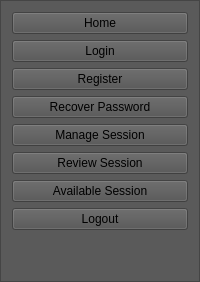
     <widget class="QFrame" name="frame_13">
      <property name="styleSheet">
       <string notr="true">background-color: rgba(81, 81, 81, 0.78);</string>
      </property>
      <property name="frameShape">
       <enum>QFrame::StyledPanel</enum>
      </property>
      <property name="frameShadow">
       <enum>QFrame::Raised</enum>
      </property>
      <layout class="QVBoxLayout" name="verticalLayout_27">
       <item>
        <layout class="QVBoxLayout" name="verticalLayout_28">
         <item>
          <widget class="QPushButton" name="menu_homeBtn">
           <property name="text">
            <string>Home</string>
           </property>
          </widget>
         </item>
         <item>
          <widget class="QPushButton" name="menu_loginBtn">
           <property name="text">
            <string>Login</string>
           </property>
          </widget>
         </item>
         <item>
          <widget class="QPushButton" name="menu_regBtn">
           <property name="text">
            <string>Register</string>
           </property>
          </widget>
         </item>
         <item>
          <widget class="QPushButton" name="menu_recPassBtn">
           <property name="text">
            <string>Recover Password</string>
           </property>
          </widget>
         </item>
         <item>
          <widget class="QPushButton" name="menu_manageSessionBtn">
           <property name="text">
            <string>Manage Session</string>
           </property>
          </widget>
         </item>
         <item>
          <widget class="QPushButton" name="menu_ReviewSessionBtn">
           <property name="text">
            <string>Review Session</string>
           </property>
          </widget>
         </item>
         <item>
          <widget class="QPushButton" name="menu_availSessionBtn">
           <property name="text">
            <string>Available Session</string>
           </property>
          </widget>
         </item>
         <item>
          <widget class="QPushButton" name="menu_logoutBtn">
           <property name="text">
            <string>Logout</string>
           </property>
          </widget>
         </item>
         <item>
          <spacer name="verticalSpacer_9">
           <property name="orientation">
            <enum>Qt::Vertical</enum>
           </property>
           <property name="sizeHint" stdset="0">
            <size>
             <width>20</width>
             <height>40</height>
            </size>
           </property>
          </spacer>
         </item>
        </layout>
       </item>
      </layout>
     </widget>
